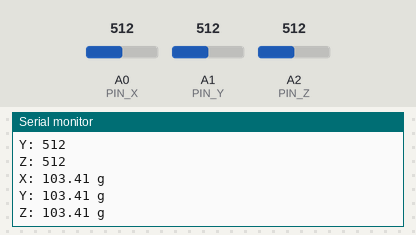
This sketch was run on a simulated Arduino Uno, built with avr-gcc and run on an emulated ATmega328P. On the bench: the last lines printed to the serial monitor. Inputs (shaded band) come from the test bench; at power-on: A0 (PIN_X) = 512, A1 (PIN_Y) = 512, A2 (PIN_Z) = 512.

Above: at 2.8 s.
2.9 s: A0 (PIN_X) set to 716
At 5.2 s:
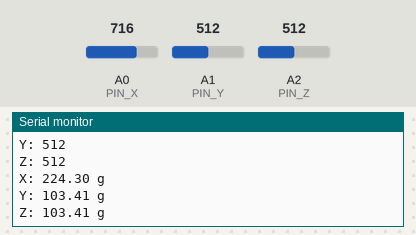
5.6 s: A1 (PIN_Y) set to 716
At 6.9 s:
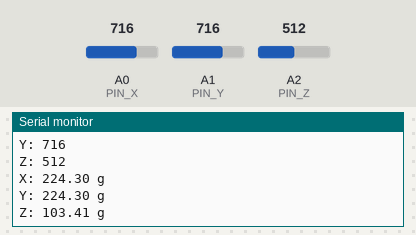
8.3 s: A2 (PIN_Z) set to 716
At 10.8 s:
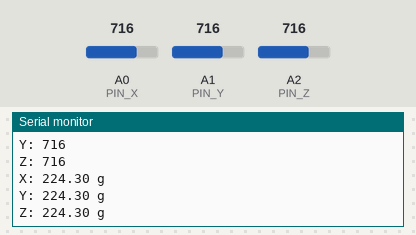
11.0 s: A0 (PIN_X) set to 900
At 13.0 s:
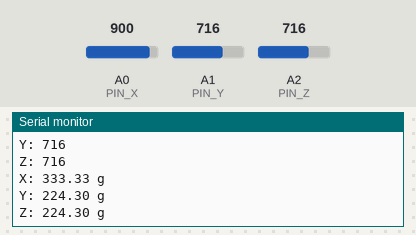
13.7 s: A1 (PIN_Y) set to 900
At 14.6 s:
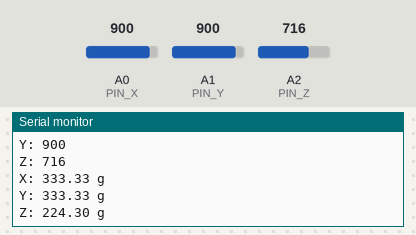
16.4 s: A2 (PIN_Z) set to 900
At 19.0 s:
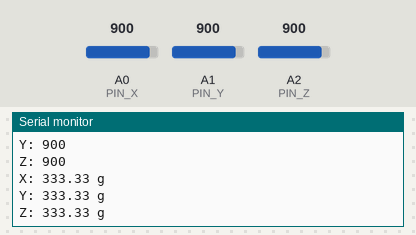
Timing chart, 0 to 20.1 s (numbered marks = the images above; inputs shaded):
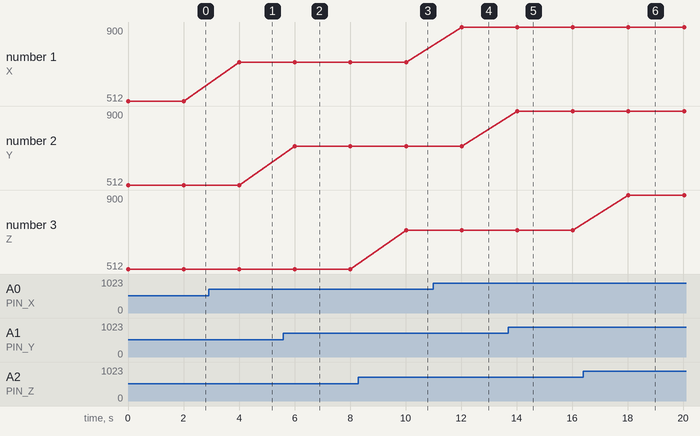

Measured:
- after the input at 2.9 s, the serial monitor: prints a new line after 1.1 s (image 1)
- after the input at 5.6 s, the serial monitor: prints a new line after 0.41 s (image 2)
- after the input at 8.3 s, the serial monitor: prints a new line after 1.7 s (image 3)
- after the input at 11.0 s, the serial monitor: prints a new line after 1.0 s (image 4)
- after the input at 13.7 s, the serial monitor: prints a new line after 0.32 s (image 5)
- after the input at 16.4 s, the serial monitor: prints a new line after 1.6 s (image 6)
- plotted number 1: 512 → 716 after the input at 2.9 s, 716 → 900 after the input at 11.0 s

The sketch:

ADXL377_Test.ino
```cpp
#define PIN_X A0
#define PIN_Y A1
#define PIN_Z A2

// 3 (±3g) for ADXL337
// 200 (±200g) for ADXL377
int scale = 200;

// True if using a 5V microcontroller
// False if using a 3.3V microcontroller
boolean micro_is_5V = true;

void setup()
{
    Serial.begin(115200);
}

void loop()
{
    int rawX = analogRead(PIN_X);
    int rawY = analogRead(PIN_Y);
    int rawZ = analogRead(PIN_Z);

    float scaledX, scaledY, scaledZ;

    // 3.3/5 * 1023 =~ 675
    if (micro_is_5V)
    {
        scaledX = mapf(rawX, 0, 675, -scale, scale);
        scaledY = mapf(rawY, 0, 675, -scale, scale);
        scaledZ = mapf(rawZ, 0, 675, -scale, scale);
    }

    else
    {
        scaledX = mapf(rawX, 0, 1023, -scale, scale);
        scaledY = mapf(rawY, 0, 1023, -scale, scale);
        scaledZ = mapf(rawZ, 0, 1023, -scale, scale);
    }

    Serial.print("X: "); Serial.println(rawX);
    Serial.print("Y: "); Serial.println(rawY);
    Serial.print("Z: "); Serial.println(rawZ);
    Serial.println();

    Serial.print("X: "); Serial.print(scaledX); Serial.println(" g");
    Serial.print("Y: "); Serial.print(scaledY); Serial.println(" g");
    Serial.print("Z: "); Serial.print(scaledZ); Serial.println(" g");
    Serial.println();

    delay(2000);
}

float mapf(float x, float in_min, float in_max, float out_min, float out_max)
{
    return (x - in_min) * (out_max - out_min) / (in_max - in_min) + out_min;
}
```
